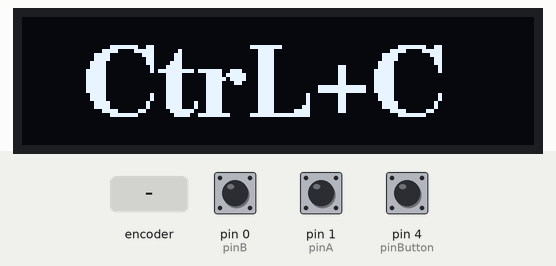
Bench run of a program on a simulated Arduino Leonardo, built with avr-gcc and run on an emulated ATmega32U4. On the bench: 128×32 one-colour display. The test bench sets the inputs (shaded band); at power-on: pin 0 (pinB) HIGH, pin 1 (pinA) HIGH, pin 4 (pinButton) HIGH. USB keyboard and mouse output is not drawn.

Above: at 1.2 s.
1.3 s: rotary encoder on pin 1 (pinA) / pin 0 (pinB) turned 3 steps (first pin leading)
At 1.72 s:
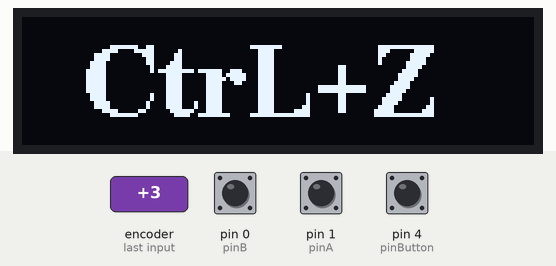
At 2.9 s:
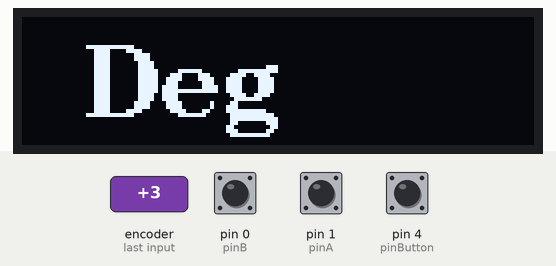
3.4 s: rotary encoder on pin 1 (pinA) / pin 0 (pinB) turned 3 steps (first pin leading)
At 3.59 s:
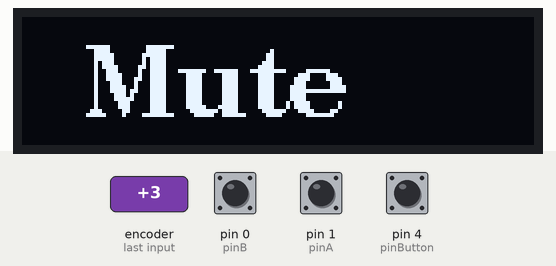
Timing chart, 0 to 6.4 s (numbered marks = the images above; inputs shaded):
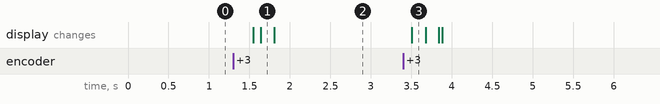

The program:

main.cpp
```cpp
#include <Arduino.h>
#include <U8g2lib.h>
U8G2_SH1106_128X32_VISIONOX_F_HW_I2C u8g2(U8G2_R0, /* reset=*/ U8X8_PIN_NONE);


int pinA = 1;
int pinB = 0;
int pinButton = 4;
volatile int previous = 0;
volatile int counter = 0;
volatile bool one_clik_last,butt_one_clik = false;
volatile bool forv_one_clik,rev_one_clik = false;
volatile bool butt_forv_one_clik,butt_rev_one_clik = false;
int step_case = 0;

#include "HID-Project.h"
#define MEDIA_FAST_FORWARD	0xB3
#define MEDIA_REWIND	      0xB4
#define MEDIA_NEXT	        0xB5
#define MEDIA_PREVIOUS	    0xB6
#define MEDIA_STOP	        0xB7
#define MEDIA_PLAY_PAUSE	  0xCD
//#define MEDIA_VOLUME_MUTE	  0xE2
//#define MEDIA_VOLUME_UP	    0xE9
//#define MEDIA_VOLUME_DOWN	  0xEA

void clik (){

  butt_one_clik = false;
  forv_one_clik = false;
  rev_one_clik = false;
  butt_forv_one_clik = false;
  butt_rev_one_clik = false;
  //нажатие кнопки
  if (!digitalRead(pinButton) && !one_clik_last){butt_one_clik = true;}
  if (!digitalRead(pinButton)){
    one_clik_last = true;}
  else{
    one_clik_last = false;}
  //если кнопка не нажата
  if (counter >= 3 && digitalRead(pinButton)){
    forv_one_clik = true;
    counter = 0;
  }
  if (counter <= -3 && digitalRead(pinButton)){
    rev_one_clik = true;
    counter = 0;
  }
  //если кнопка нажата
  if (counter >= 3 && !digitalRead(pinButton)){
    butt_forv_one_clik = true;
    counter = 0;
  }
  if (counter <= -3 && !digitalRead(pinButton)){
    butt_rev_one_clik = true;
    counter = 0;
  }

}

void changed() {
  int A = digitalRead(pinA);
  int B = digitalRead(pinB);

  int current = (A << 1) | B;
  int combined  = (previous << 2) | current;

  if(combined == 0b0010 ||
     combined == 0b1011 ||
     combined == 0b1101 ||
     combined == 0b0100
     ) {
    counter++;
  }
  if(combined == 0b0001 ||
     combined == 0b0111 ||
     combined == 0b1110 ||
     combined == 0b1000
     ) {
    counter--;
  }
  previous = current;
}

void setup() {
  pinMode(pinA, INPUT_PULLUP);
  pinMode(pinB, INPUT_PULLUP);
  pinMode(pinButton, INPUT_PULLUP);
  attachInterrupt(digitalPinToInterrupt(pinA), changed, CHANGE);
  attachInterrupt(digitalPinToInterrupt(pinB), changed, CHANGE);

  u8g2.begin();
  u8g2.enableUTF8Print();

  Keyboard.begin();

}//end setup

void loop() {
  String text_case;
  clik ();

  if (forv_one_clik == true) {step_case++;}
  if (rev_one_clik == true ) {step_case--;}

  switch (step_case){
    case -1:
      step_case = 5;
    break;
    case 0:
      text_case = "CtrL+C";
      if (butt_one_clik){
        Keyboard.press(KEY_LEFT_CTRL);
        Keyboard.press('c');
        delay(10);
        Keyboard.releaseAll();
        }
    break;
    case 1:
      text_case = "CtrL+V";
      if (butt_one_clik){
        Keyboard.press(KEY_LEFT_CTRL);
        Keyboard.press('v');
        delay(10);
        Keyboard.releaseAll();
        }
    break;
    case 2:
      text_case = "CtrL+Z";
      if (butt_one_clik){
        Keyboard.press(KEY_LEFT_CTRL);
        Keyboard.press('z');
        delay(10);
        Keyboard.releaseAll();
        }
    break;
    case 3:
      text_case = "Deg";
      if (butt_one_clik){
       Keyboard.press(KEY_LEFT_ALT);
       Keyboard.press(KEYPAD_2);
       Keyboard.press(KEYPAD_4);
       Keyboard.press(KEYPAD_8);
        delay(10);
        Keyboard.releaseAll();
        }
    break;
    case 4:
      text_case = "Mute";
      if (butt_one_clik){
        Consumer.write(MEDIA_VOLUME_MUTE);
        delay(10);
        Keyboard.releaseAll();
      }
    break;
    case 5:
      text_case = "Volume";
      if (butt_forv_one_clik){
       Consumer.write(MEDIA_VOLUME_UP);
        delay(5);
        Keyboard.releaseAll();
        }
      if (butt_rev_one_clik){
       Consumer.write(MEDIA_VOLUME_DOWN);
        delay(5);
        Keyboard.releaseAll();
        }
    break;
    case 6:
      step_case = 0;
    break;
    default:
      step_case = 0;
  }//end swith

  u8g2.clearBuffer();					        // clear the internal memory
  u8g2.setFont(u8g2_font_ncenB18_tr);	// choose a suitable font
  u8g2.setCursor(15, 25);
  u8g2.print(text_case);
  u8g2.sendBuffer();
  delay(10);


}//end loop
```

Measured:
- after the input at 1.3 s, the display: first changes after 0.25 s (image 1 shows a later state)
- after the input at 3.4 s, the display: changes after 0.10 s (image 3)
